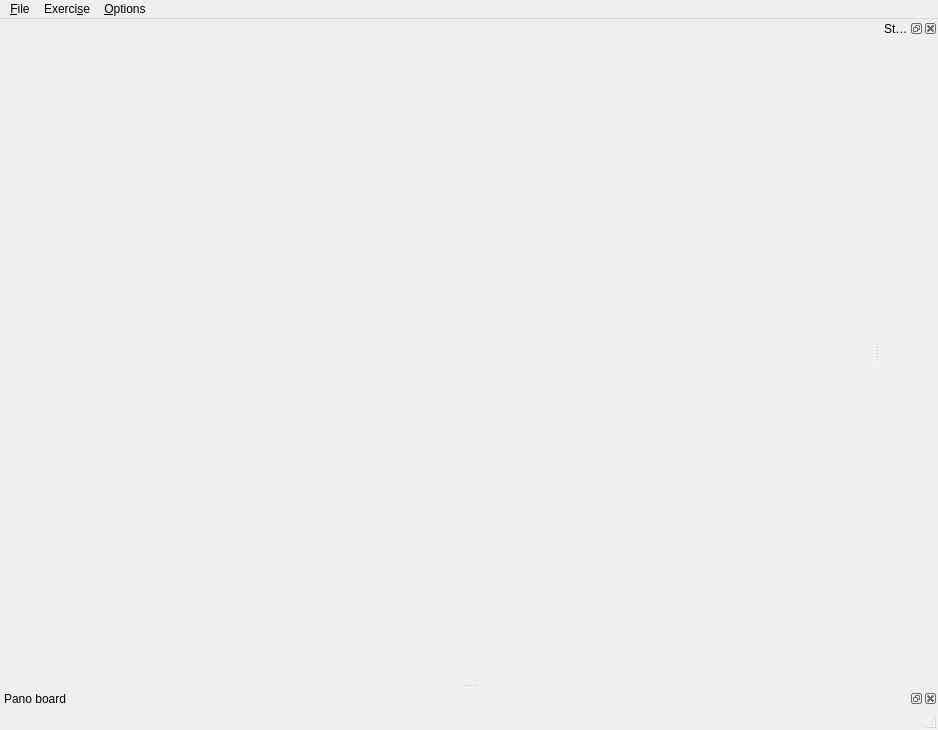
<?xml version="1.0" encoding="UTF-8"?>
<ui version="4.0">
 <class>MainWindow</class>
 <widget class="QMainWindow" name="MainWindow">
  <property name="geometry">
   <rect>
    <x>0</x>
    <y>0</y>
    <width>938</width>
    <height>730</height>
   </rect>
  </property>
  <property name="windowTitle">
   <string>Music Trainer</string>
  </property>
  <widget class="QWidget" name="centralwidget"/>
  <widget class="QMenuBar" name="menubar">
   <property name="geometry">
    <rect>
     <x>0</x>
     <y>0</y>
     <width>938</width>
     <height>30</height>
    </rect>
   </property>
   <widget class="QMenu" name="menuThis_is_an_application_stub">
    <property name="title">
     <string>&amp;File</string>
    </property>
    <addaction name="ActionOpen"/>
    <addaction name="ActionSave"/>
    <addaction name="ActionSaveAs"/>
    <addaction name="separator"/>
    <addaction name="ActionQuit"/>
   </widget>
   <widget class="QMenu" name="menuExerci_se">
    <property name="title">
     <string>Exerci&amp;se</string>
    </property>
    <addaction name="ActionMetronome"/>
    <addaction name="ActionPlay"/>
    <addaction name="ActionRecord"/>
    <addaction name="ActionExercise"/>
   </widget>
   <widget class="QMenu" name="menu_Options">
    <property name="title">
     <string>&amp;Options</string>
    </property>
    <addaction name="ActionOptions"/>
    <addaction name="ActionMIDImixer"/>
   </widget>
   <addaction name="menuThis_is_an_application_stub"/>
   <addaction name="menuExerci_se"/>
   <addaction name="menu_Options"/>
  </widget>
  <widget class="QStatusBar" name="statusbar"/>
  <widget class="QDockWidget" name="PianoBoard">
   <property name="windowTitle">
    <string>Pano board</string>
   </property>
   <attribute name="dockWidgetArea">
    <number>8</number>
   </attribute>
   <widget class="QWidget" name="dockWidgetContents"/>
  </widget>
  <widget class="QDockWidget" name="StatisticsDock">
   <property name="windowTitle">
    <string>Statistics</string>
   </property>
   <attribute name="dockWidgetArea">
    <number>2</number>
   </attribute>
   <widget class="QWidget" name="dockWidgetContents_2">
    <layout class="QVBoxLayout" name="verticalLayout"/>
   </widget>
  </widget>
  <action name="ActionOpen">
   <property name="icon">
    <iconset theme="document-open">
     <normaloff>.</normaloff>.</iconset>
   </property>
   <property name="text">
    <string>&amp;Open...</string>
   </property>
  </action>
  <action name="action_Quit">
   <property name="text">
    <string>&amp;Quit</string>
   </property>
  </action>
  <action name="ActionQuit">
   <property name="icon">
    <iconset theme="application-exit">
     <normaloff>.</normaloff>.</iconset>
   </property>
   <property name="text">
    <string>&amp;Quit</string>
   </property>
  </action>
  <action name="ActionOptions">
   <property name="text">
    <string>&amp;Options...</string>
   </property>
  </action>
  <action name="ActionMetronome">
   <property name="checkable">
    <bool>true</bool>
   </property>
   <property name="icon">
    <iconset resource="../app.qrc">
     <normaloff>:/images/metronome.svg</normaloff>:/images/metronome.svg</iconset>
   </property>
   <property name="text">
    <string>&amp;Metronome</string>
   </property>
  </action>
  <action name="ActionRecord">
   <property name="checkable">
    <bool>true</bool>
   </property>
   <property name="icon">
    <iconset theme="media-record">
     <normaloff>.</normaloff>.</iconset>
   </property>
   <property name="text">
    <string>&amp;Record</string>
   </property>
  </action>
  <action name="ActionSaveAs">
   <property name="icon">
    <iconset theme="document-save-as">
     <normaloff>.</normaloff>.</iconset>
   </property>
   <property name="text">
    <string>Save &amp;as...</string>
   </property>
  </action>
  <action name="ActionSave">
   <property name="icon">
    <iconset theme="document-save">
     <normaloff>.</normaloff>.</iconset>
   </property>
   <property name="text">
    <string>Save</string>
   </property>
  </action>
  <action name="ActionExercise">
   <property name="checkable">
    <bool>true</bool>
   </property>
   <property name="icon">
    <iconset resource="../app.qrc">
     <normaloff>:/images/exercise.svg</normaloff>:/images/exercise.svg</iconset>
   </property>
   <property name="text">
    <string>Start/Stop</string>
   </property>
  </action>
  <action name="ActionMIDImixer">
   <property name="text">
    <string>MIDI mixer...</string>
   </property>
  </action>
  <action name="ActionPlay">
   <property name="checkable">
    <bool>true</bool>
   </property>
   <property name="icon">
    <iconset theme="media-playback-start">
     <normaloff>.</normaloff>.</iconset>
   </property>
   <property name="text">
    <string>Play</string>
   </property>
  </action>
 </widget>
 <resources>
  <include location="../app.qrc"/>
 </resources>
 <connections/>
</ui>
